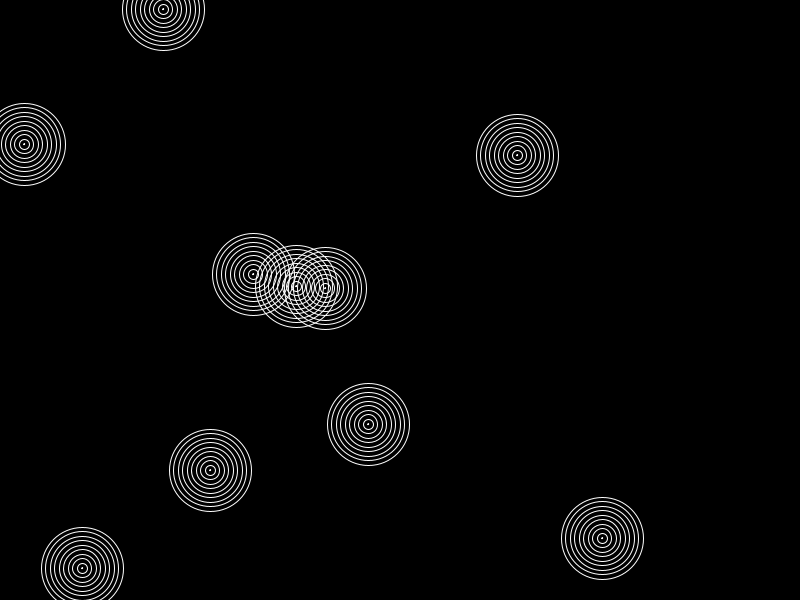
Frame 1 (no input)
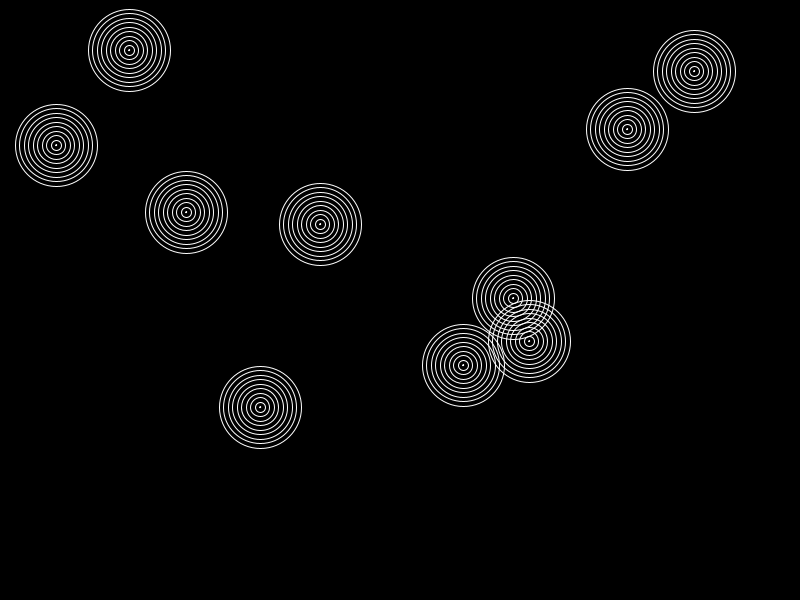
Frame 60 (the mouse pressed at the canvas centre just before this capture)
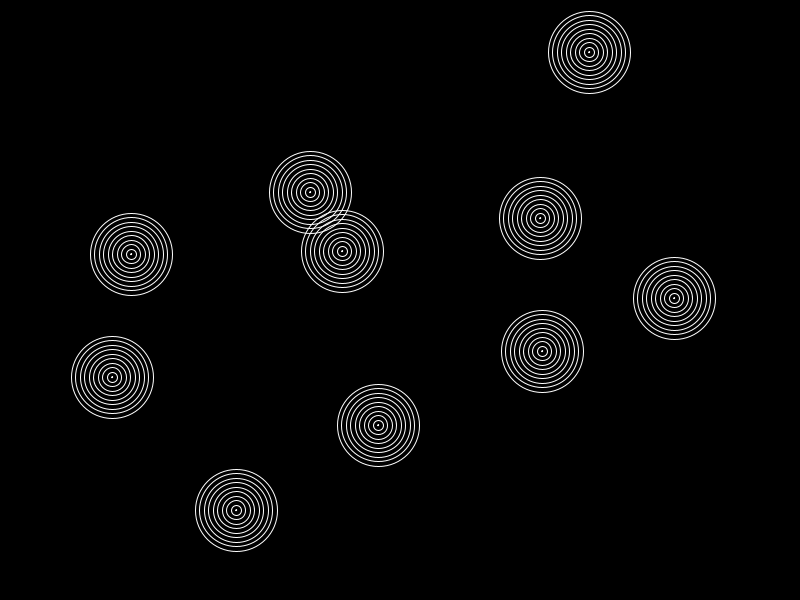
Frame 120 (the mouse held since frame 60 and released just before this capture)

The Processing sketch that drew these frames (run headless with seeded random() and noise(); from frame 60 on, the mouse is pressed at the canvas centre):

// Processing sketch: Circulos_con_Desaceleracion
// ── Circulos_con_Desaceleracion.pde
ArrayList formas;
static int MAXFORMAS =10;

void setup(){
  size(800,600);
  smooth();
  frameRate(30);
  background(0);
  formas = new ArrayList();
  for(int i=0;i<MAXFORMAS;i++){
    int xPos=(int)random(width);
    int yPos=(int)random(height);
    formas.add(new Circulo(xPos,yPos,90, 10));
  }
}

void draw(){
  background(0);
  for(int i=0;i<formas.size();i++){
    Forma forma=(Forma)formas.get(i);
    forma.display();
    forma.updatePos2D();
  }
}

public abstract class Forma{
  int xPos, yPos, zPos, tamForma;
  int maxMov=2;
  void display(){
    this.display();
  }
  void updatePos2D(){
    xPos+=(int)random(-maxMov,maxMov);
    yPos+=(int)random(-maxMov,maxMov);
    xPos=constrain(xPos,0,width);
    yPos=constrain(yPos,0,height);
  }
  void updatePos3D(){
    xPos+=(int)random(-maxMov,maxMov);
    yPos+=(int)random(-maxMov,maxMov);
    zPos+=(int)random(-maxMov,maxMov);
    xPos=constrain(xPos,0,width);
    yPos=constrain(yPos,0,height);
  }
}


// ── Circulo.pde
public class Circulo extends Forma{
  int cantCirculos=1;
  float xTarget=(int)random(width);
  float yTarget=(int)random(height);
  float zTarget=(int)random(width);
  float xDir;
  float yDir;
  float zDir;
  float speedX;
  float speedY;
  float speedZ;  
  Circulo(int x, int y){
    xPos=x;
    yPos=y;
    this.setDir();
  }
  Circulo(int x, int y, int tam){
    xPos=x;
    yPos=y;
    tamForma=tam;
    this.setDir();
  }
  Circulo(int x, int y, int tam, int cantC){
    xPos=x;
    yPos=y;
    tamForma=tam;
    cantCirculos=cantC;
    this.setDir();
  }
  void setDir(){
    if(this.xTarget-this.xPos>0){
      this.xDir =1;
    }else{
      this.xDir =-1;
    }
    if(this.yTarget-this.yPos>0){
      this.yDir =1;
    }else{
      this.yDir =-1;
    }
  }
  void setDir3D(){
    speedX=abs(this.xTarget-this.xPos)/15;
    speedY=abs(this.yTarget-this.yPos)/15;
    speedZ=abs(this.zTarget-this.zPos)/15;
    if(this.xTarget-this.xPos>0){
      this.xDir =1;
    }else{
      this.xDir =-1;
    }
    if(this.yTarget-this.yPos>0){
      this.yDir =1;
    }else{
      this.yDir =-1;
    }
    if(this.zTarget-this.zPos>0){
      this.zDir =1;
    }else{
      this.zDir =-1;
    }
  }
  void updatePos2D(){
    speedX=abs(xTarget-xPos)/10;
    speedY=abs(yTarget-yPos)/10;
    xPos+=xDir*speedX;
    yPos+=yDir*speedY;
    this.setDir();
    if((abs(xTarget-xPos)<10)&(abs(yTarget-yPos)<10)){
      xTarget=random(width);
      yTarget=random(height);
    }
  }
  void display(){
    stroke(255);
    noFill();
    pushMatrix();
    translate(xPos,yPos);
      for(float i=1;i<tamForma;i+=(tamForma*0.1)){
        ellipse(0,0,i, i);
      }
    popMatrix();
  }
}
